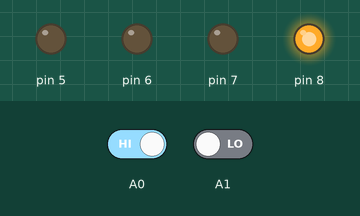
This sketch was run on a simulated Arduino Uno, built with avr-gcc and run on an emulated ATmega328P. On the bench: output pins drawn as LEDs (lit = HIGH). The inputs (shaded band) are chosen by the test bench; at power-on: A0 HIGH, A1 LOW.

Above: at 1.2 s.
1.3 s: A0 driven LOW
At 2.0 s:
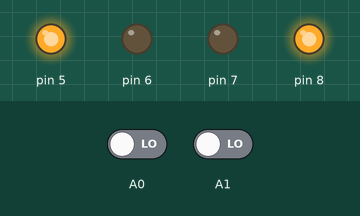
2.8 s: A1 driven HIGH
At 3.2 s:
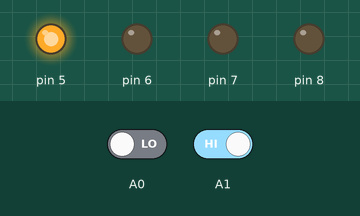
4.3 s: A1 driven LOW
At 5.5 s:
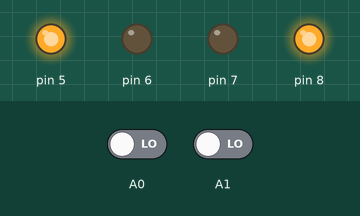
5.8 s: A0 driven HIGH
At 6.6 s:
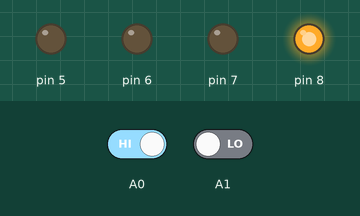
Timing chart, 0 to 8.3 s (numbered marks = the images above; inputs shaded):
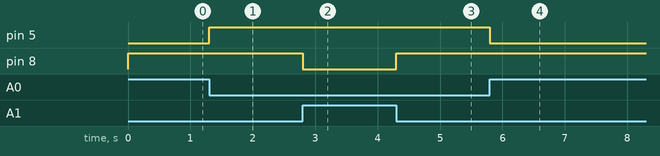

The sketch:

sketch_feb05a.ino
```cpp
int l,r;
void setup() {
  // put your setup code here, to run once:
pinMode(A0,INPUT);
pinMode(A1,INPUT);
pinMode(5,OUTPUT);
pinMode(6,OUTPUT);
pinMode(7,OUTPUT);
pinMode(8,OUTPUT);
}
void forward(){
    digitalWrite(5,HIGH);
    digitalWrite(6,LOW);
    digitalWrite(7,LOW);
    digitalWrite(8,HIGH);

}
void backward(){
    digitalWrite(5,LOW);
    digitalWrite(6,HIGH);
    digitalWrite(7,HIGH);
    digitalWrite(8,LOW);
}
void stopp(){
    digitalWrite(5,HIGH);
    digitalWrite(6,HIGH);
    digitalWrite(7,HIGH);
    digitalWrite(8,HIGH);
}
void left(){
    digitalWrite(5,HIGH);
    digitalWrite(6,LOW);
    digitalWrite(7,LOW);
    digitalWrite(8,LOW);
}
void right(){
    digitalWrite(5,LOW);
    digitalWrite(6,LOW);
    digitalWrite(7,LOW);
    digitalWrite(8,HIGH);
}
void clockwise(){
    digitalWrite(5,LOW);
    digitalWrite(6,HIGH);
    digitalWrite(7,LOW);
    digitalWrite(8,HIGH);
}
void anticlockwise(){
    digitalWrite(5,HIGH);
    digitalWrite(6,LOW);
    digitalWrite(7,HIGH);
    digitalWrite(8,LOW);
}

void loop() {
  // put your main code here, to run repeatedly:
l = digitalRead(A0);
r = digitalRead(A1);
if(l==0 && r==0)
  forward();
else if(l==0 && r==1)
  left();
else if(l==1 && r==0)
  right();
else
  forward();
}
```

fibbbonici.cpp
```cpp
long int a = 0, b=1 , c=0,n;
void setup() {
  // put your setup code here, to run once:
  Serial.begin(9600);

}

void loop() {
  // put your main code here, to run repeatedly:
//  Serial.println('1');
//  Serial.println('1');
  Serial.println("Enter the no of terms");
  delay(1200);
  n = Serial.parseInt();
  delay(1200);

  for(int i=0; i<n; i++){

      Serial.println(c);
      a=b;
      b=c;
      c = a + b;
    }

    delay(1000);
    exit(1);


}
```

Measured:
- after the input at 1.3 s, pin 5: LOW → HIGH at once
- after the input at 2.8 s, pin 8: HIGH → LOW at once
- after the input at 4.3 s, pin 8: LOW → HIGH at once
- after the input at 5.8 s, pin 5: HIGH → LOW at once
